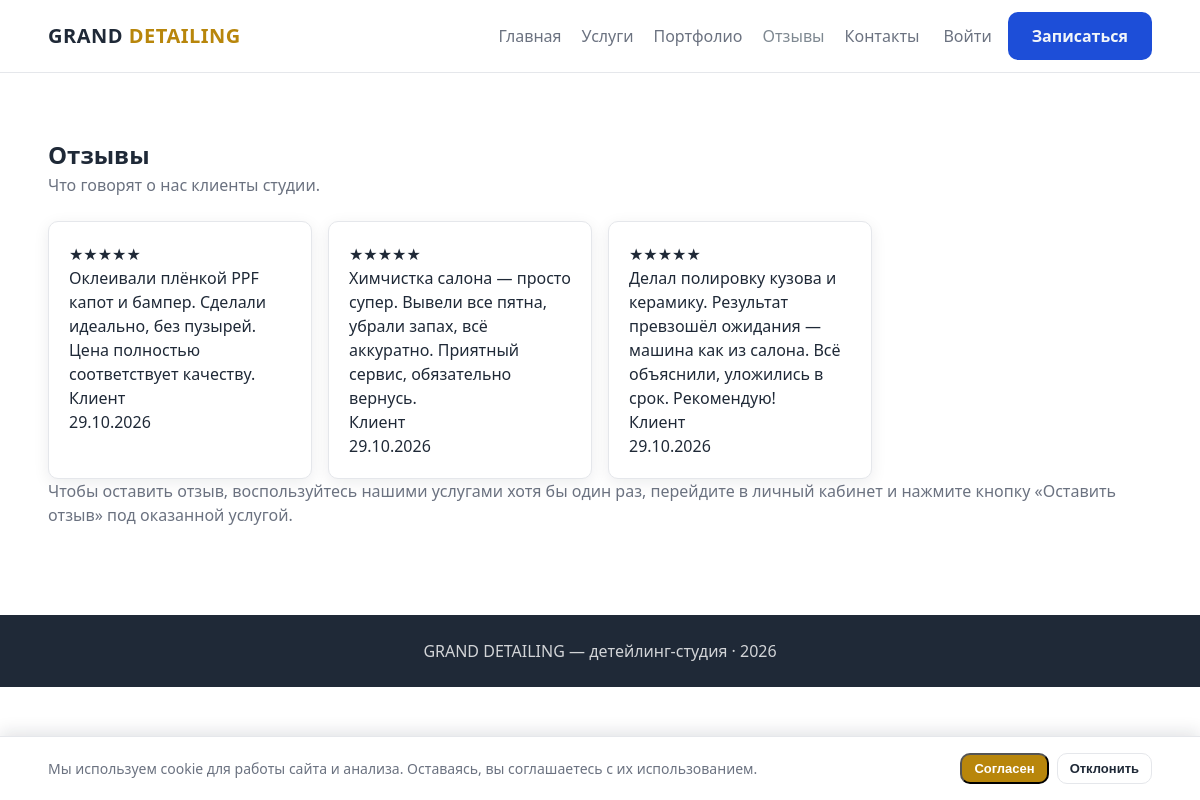
The app's page /reviews with its own data.
### tables this page shows
CREATE TABLE reviews (
    id           INT UNSIGNED     NOT NULL AUTO_INCREMENT,
    user_id      INT UNSIGNED     NULL,
    booking_id   INT UNSIGNED     NULL,
    rating       TINYINT UNSIGNED NOT NULL DEFAULT 5,
    text         TEXT             NULL,
    is_published TINYINT(1)       NOT NULL DEFAULT 0,
    created_at   DATETIME         NOT NULL DEFAULT CURRENT_TIMESTAMP,
    PRIMARY KEY (id),
    KEY idx_reviews_published (is_published),
    KEY idx_reviews_user (user_id),
    KEY idx_reviews_booking (booking_id),
    CONSTRAINT fk_reviews_user FOREIGN KEY (user_id) REFERENCES users (id) ON DELETE SET NULL,
    CONSTRAINT fk_reviews_booking FOREIGN KEY (booking_id) REFERENCES bookings (id) ON DELETE SET NULL
);

### src/Core/View.php (called while the page is built, shortened)
<?php
class View
{
    public static function render(string $view, array $data = []): void
    {
        extract($data, EXTR_SKIP);
        $view = basename($view);
        $viewFile = BASE_PATH . '/views/' . $view . '.php';
        require BASE_PATH . '/views/layout/header.php';
        require $viewFile;
        require BASE_PATH . '/views/layout/footer.php';
    }
}

### src/Controller/ReviewController.php (called while the page is built, shortened)
<?php
class ReviewController
{
    public function index(): void
    {
        $reviews = Review::published();
        View::render('reviews', [
            'title' => 'Отзывы',
            'reviews' => $reviews,
        ]);
    }
}

### public/index.php (called while the page is built, shortened)
<?php
require BASE_PATH . '/src/bootstrap.php';
$router = new Router();
$router->get('/', [HomeController::class, 'index']);
$router->get('/services', [ServiceController::class, 'index']);
$router->get('/services/{slug}', [ServiceController::class, 'show']);
$router->get('/booking', [BookingController::class, 'show']);
$router->post('/booking', [BookingController::class, 'store']);
$router->get('/booking/success', [BookingController::class, 'success']);
$router->get('/contacts', [ContactController::class, 'index']);
$router->post('/contacts', [ContactController::class, 'store']);
$router->get('/reviews', [ReviewController::class, 'index']);
$router->get('/reviews/create', [ReviewController::class, 'create']);
$router->post('/reviews', [ReviewController::class, 'store']);
$router->get('/register', [AuthController::class, 'showRegister']);
$router->post('/register', [AuthController::class, 'register']);
$router->get('/login', [AuthController::class, 'showLogin']);
$router->post('/login', [AuthController::class, 'login']);
$router->post('/logout', [AuthController::class, 'logout']);
$router->get('/cabinet', [CabinetController::class, 'index']);
$router->get('/cabinet/cars', [CabinetController::class, 'cars']);
$router->post('/cabinet/cars', [CabinetController::class, 'storeCar']);
$router->get('/cabinet/profile', [CabinetController::class, 'profile']);
$router->get('/cabinet/security', [CabinetController::class, 'security']);
$router->post('/cabinet/security/phone', [CabinetController::class, 'updatePhone']);
$router->post('/cabinet/security/email', [CabinetController::class, 'updateEmail']);
$router->post('/cabinet/security/password', [CabinetController::class, 'updatePassword']);
$router->get('/admin', [AdminController::class, 'dashboard']);
$router->get('/admin/dashboard/income', [AdminController::class, 'income']);
$router->get('/admin/bookings', [AdminController::class, 'bookings']);
$router->post('/admin/bookings/{id}/status', [AdminController::class, 'updateStatus']);
$router->post('/admin/bookings/{id}/create-client', [AdminController::class, 'createClient']);
$router->post('/admin/bookings/{id}/delete', [AdminController::class, 'deleteBooking']);
$router->get('/admin/services', [AdminServiceController::class, 'index']);
$router->get('/admin/services/create', [AdminServiceController::class, 'create']);
$router->post('/admin/services', [AdminServiceController::class, 'store']);
$router->get('/admin/services/{id}/edit', [AdminServiceController::class, 'edit']);
$router->post('/admin/services/{id}', [AdminServiceController::class, 'update']);
$router->post('/admin/services/{id}/toggle', [AdminServiceController::class, 'toggle']);
$router->get('/admin/reviews', [AdminReviewController::class, 'index']);
$router->post('/admin/reviews/{id}/toggle', [AdminReviewController::class, 'toggle']);
$router->get('/admin/messages', [AdminMessageController::class, 'index']);
$router->post('/admin/messages/{id}/read', [AdminMessageController::class, 'markRead']);
$router->get('/admin/masters', [AdminMasterController::class, 'index']);
$router->get('/admin/masters/create', [AdminMasterController::class, 'create']);
$router->post('/admin/masters', [AdminMasterController::class, 'store']);
$router->get('/admin/clients', [AdminClientController::class, 'index']);
$router->dispatch(
    $_SERVER['REQUEST_METHOD'],
    parse_url($_SERVER['REQUEST_URI'], PHP_URL_PATH) ?: '/'
);

### src/bootstrap.php (called while the page is built, shortened)
<?php
require_once BASE_PATH . '/src/helpers.php';
spl_autoload_register(function (string $class): void {
    $prefix = 'App\\';
    if (str_starts_with($class, $prefix)) {
        $relative = str_replace('\\', '/', substr($class, strlen($prefix)));
        $file = BASE_PATH . '/src/' . $relative . '.php';
    }
});

### src/helpers.php (called while the page is built, shortened)
<?php
function config(string $key, mixed $default = null): mixed
{
    static $config = null;
    if ($config === null) {
        $config = require BASE_PATH . '/config/config.php';
    }
    $value = $config;
    foreach (explode('.', $key) as $segment) {
        if (!is_array($value) || !array_key_exists($segment, $value)) {
            return $default;
        }
        $value = $value[$segment];
    }
    return $value;
}
function e(mixed $value): string
{
    return htmlspecialchars((string) $value, ENT_QUOTES, 'UTF-8');
}

### src/Core/Database.php (called while the page is built, shortened)
<?php
class Database
{
    private static ?PDO $pdo = null;
    public static function connection(): PDO
    {
        if (self::$pdo === null) {
            $db = config('db');
            $dsn = 'mysql:host=' . $db['host'];
            $dsn .= ';dbname=' . $db['name'] . ';charset=' . $db['charset'];
            self::$pdo = new PDO($dsn, $db['user'], $db['pass'], [
                PDO::ATTR_ERRMODE => PDO::ERRMODE_EXCEPTION,
                PDO::ATTR_DEFAULT_FETCH_MODE => PDO::FETCH_ASSOC,
                PDO::ATTR_EMULATE_PREPARES => false,
            ]);
        }
        return self::$pdo;
    }
}

### src/Model/Review.php (called while the page is built, shortened)
<?php
class Review extends Model
{
    public static function published(): array
    {
        $stmt = Database::connection()->query(
            'SELECT r.*, u.name AS user_name
             FROM reviews r
             LEFT JOIN users u ON u.id = r.user_id
             WHERE r.is_published = 1
             ORDER BY r.created_at DESC, r.id DESC'
        );
        return $stmt->fetchAll();
    }
}

### views/reviews.php (the view, shortened to what this page needs)
<section class="section">
    <div class="container">
        <h1>Отзывы</h1>
        <p class="lead">Что говорят о нас клиенты студии.</p>
        <?php if (empty($reviews)): ?>
            <p>Отзывов пока нет</p>
        <?php else: ?>
            <div class="cards">
                <?php foreach ($reviews as $review): ?>
                    <?php
                        $rating = (int)($review['rating'] ?? 0);
                        $stars = str_repeat('★', min(5, max(0, $rating))) . str_repeat('☆', max(0, 5 - $rating));
                        $author = !empty($review['user_name']) ? $review['user_name'] : 'Клиент';
                        $createdAt = (string)($review['created_at'] ?? '');
                        $ts = $createdAt !== '' ? strtotime($createdAt) : false;
                        $reviewDate = $ts !== false ? date('d.m.Y', $ts) : '—';
                    ?>
                    <div class="card">
                        <p class="stars"><?= e($stars) ?></p>
                        <p><?= e((string)($review['text'] ?? '')) ?></p>
                        <p class="review-author"><?= e($author) ?></p>
                        <p class="review-date"><?= e($reviewDate) ?></p>
                    </div>
                <?php endforeach; ?>
            </div>
        <?php endif; ?>
        <p class="lead">Чтобы оставить отзыв, воспользуйтесь нашими услугами хотя бы один раз, перейдите в личный кабинет и нажмите кнопку «Оставить отзыв» под оказанной услугой.</p>
    </div>
</section>

### src/Core/Router.php (shortened to what this page needs)
<?php
class Router
{
    private array $routes = [];
    public function get(string $path, array $handler): void
    {
        $this->routes['GET'][$path] = $handler;
    }
    public function post(string $path, array $handler): void
    {
        $this->routes['POST'][$path] = $handler;
    }
    public function dispatch(string $method, string $uri): void
    {
        $method = strtoupper($method);
        $uri = rtrim($uri, '/');
        foreach ($this->routes[$method] ?? [] as $path => $handler) {
            $pattern = preg_replace('#\{([a-zA-Z_]+)\}#', '(?P<$1>[^/]+)', $path);
            $pattern = '#^' . $pattern . '$#';
            if (preg_match($pattern, $uri, $matches)) {
                $params = array_filter($matches, 'is_string', ARRAY_FILTER_USE_KEY);
                $this->call($handler, array_values($params));
                return;
            }
        }
    }
    private function call(array $handler, array $params): void
    {
        [$class, $method] = $handler;
        (new $class())->{$method}(...$params);
    }
}

### public/assets/css/style.css (style rules this page uses)
:root { --satine: #7E8891; --gold: #B8860B; --blue: #1D4ED8; --bg: #FFFFFF; --bg-muted: #F1F5F9; --text: #1F2937; --text-muted: #6B7280; --border: #E5E7EB; --radius: 10px; --shadow: 0 4px 16px rgba(15, 23, 42, 0.08); }
* { box-sizing: border-box; margin: 0; padding: 0; }
body { font-family: "Segoe UI", Arial, sans-serif; color: var(--text); background: var(--bg); line-height: 1.5; font-size: 16px; }
.container { width: min(1140px, 92%); margin: 0 auto; }
.section { padding: 64px 0; }
.cards { display: grid; grid-template-columns: repeat(auto-fill, minmax(220px, 1fr)); gap: 16px; }
.card { background: var(--bg); border: 1px solid var(--border); border-radius: var(--radius); padding: 20px; box-shadow: var(--shadow); }
.lead { color: var(--text-muted); margin-bottom: 24px; }

### records on screen
reviews: rating "★★★★★", text "Оклеивали плёнкой PPF капот и бампер. Сделали идеально, без пузырей. Цена полностью соответствует качеству.", author "Клиент", created_at "29.10.2026"
reviews: rating "★★★★★", text "Химчистка салона — просто супер. Вывели все пятна, убрали запах, всё аккуратно. Приятный сервис, обязательно вернусь.", author "Клиент", created_at "29.10.2026"
reviews: rating "★★★★★", text "Делал полировку кузова и керамику. Результат превзошёл ожидания — машина как из салона. Всё объяснили, уложились в срок. Рекомендую!", author "Клиент", created_at "29.10.2026"
